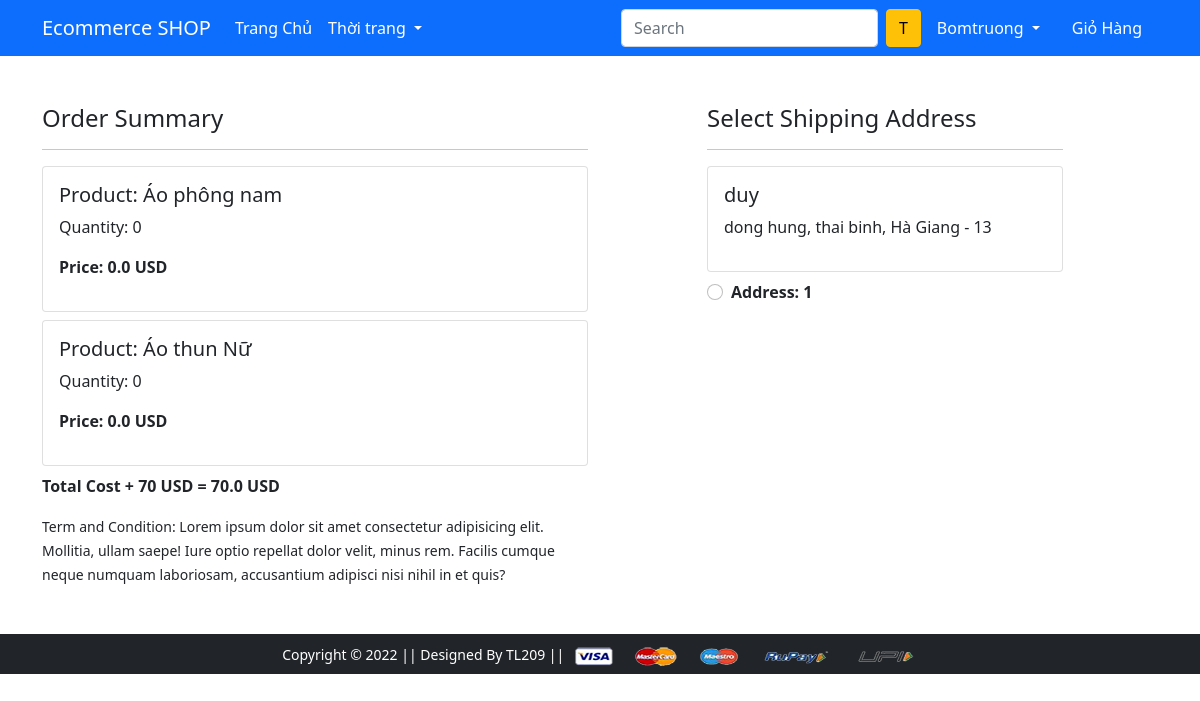
Screenshot of /checkout/ (signed in) with the database file from the repository.
### app/models.py (models this page shows, shortened)
class Cart(models.Model):
    user = models.ForeignKey(User, on_delete=models.CASCADE)
    product = models.ForeignKey(Product, on_delete=models.CASCADE)
    quantity = models.PositiveBigIntegerField(default=1)
    @property
    def total_cost(self):
        return self.quantity * self.product.discounted_price

class Product(models.Model):
    title = models.CharField(max_length=100)
    selling_price = models.FloatField()
    discounted_price = models.FloatField()
    description = models.TextField()
    brand = models.CharField(max_length=100)
    category = models.CharField(choices=CATEGORY_CHOICES, max_length=2)
    product_image = models.ImageField(upload_to='productimg')

class Customer(models.Model):
    user = models.ForeignKey(User, on_delete=models.CASCADE)
    name = models.CharField(max_length=200)
    locality = models.CharField(max_length=200)
    city = models.CharField(max_length=200)
    zipcode = models.IntegerField()
    state = models.CharField(choices=STATE_CHOICES, max_length=100 )

### app/views.py (the view)
# urls.py: path('checkout/', views.checkout, name='checkout'),
@login_required
def checkout(request):
    user = request.user
    add = Customer.objects.filter(user=user)
    cart_items = Cart.objects.filter(user=user)
    amount = 0.0
    shipping_amount = 70.0
    cart_product = [p for p in Cart.objects.all() if p.user == request.user]
    if cart_product:
        for p  in cart_product:
            tempamount = (p.quantity * p.product.discounted_price)
            amount += tempamount
        totalamount = amount + shipping_amount
    return render(request, 'app/checkout.html', {'add':add, 'totalamount': totalamount, 'cart_items': cart_items})

### app/templates/app/checkout.html (shortened to what this page needs)
{% extends 'app/base.html' %}
{% load static %}
{% block main-content %}
<div class="container">
 <div class="row mt-5">
  <div class="col-sm-6">
    <h4>Order Summary</h4>
    <hr>
    {% for item in cart_items %}
      <div class="card mb-2">
        <div class="card-body">
          <h5>Product: {{item.product.title}}</h5>
          <p>Quantity: {{item.quantity}}</p>
          <p class="fw-bold">Price: {{item.total_cost}} USD</p>
        </div>
      </div>
      {% endfor %}
      <p class="fw-bold">Total Cost + 70 USD = {{totalamount}} USD</p>
    <small>Term and Condition: Lorem ipsum dolor sit amet consectetur adipisicing elit. Mollitia, ullam saepe! Iure optio repellat dolor velit, minus rem. Facilis cumque neque numquam laboriosam, accusantium adipisci nisi nihil in et quis?</small>
  </div>
  <div class="col-sm-4 offset-sm-1">
    <h4>Select Shipping Address</h4>
    <hr>
    <form action="/paymentdone" id="myform">
      {% for ad in add %}
      <div class="card">
        <div class="card-body">
        <h5>{{ad.name}}</h5>
        <p>{{ad.locality}}, {{ad.city}}, {{ad.state}} - {{ad.zipcode}}</p>
        </div>
      </div>
        <div class="form-check mt-2 mb-5">
          <input class="form-check-input" type="radio" name="custid" id="custadd{{forloop.counter}}" value="{{ad.id}}">
          <label class="form-check-label fw-bold" for="">
            Address: {{forloop.counter}} </label>
        </div>
        {% endfor %}
      </form>
    </div>
  </div>
</div>
{% endblock main-content %}

### app/templates/app/base.html (shortened to what this page needs)
<!doctype html>
{% load static %}
<html lang="en">
  <head>
    <link href="https://cdn.jsdelivr.net/npm/bootstrap@5.0.0-beta1/dist/css/bootstrap.min.css" rel="stylesheet">
    <link rel="stylesheet" href="{% static 'app/css/owl.carousel.min.css' %}">
    <link rel="stylesheet" href="{% static 'app/css/all.min.css' %}">
    <link rel="stylesheet" href="{% static 'app/css/style.css' %}">
  </head>
  <body>
    <nav class="navbar navbar-expand-lg navbar-dark bg-primary">
     <div class="container">
       <a class="navbar-brand" href="/">Ecommerce SHOP</a>
       <div class="collapse navbar-collapse" id="navbarSupportedContent">
         <ul class="navbar-nav me-auto mb-2 mb-lg-0">
           <li class="nav-item">
             <a class="nav-link active" aria-current="page" href="/">Trang Chủ</a>
           </li>
           <li class="nav-item dropdown">
             <a class="nav-link dropdown-toggle text-white" href="#" id="fashionDropdown" role="button" data-bs-toggle="dropdown" aria-expanded="false">
               Thời trang
             </a>
           </li>
         </ul>
         <form class="d-flex">
           <input class="form-control me-2" type="search" placeholder="Search" aria-label="Search">
           <button class="btn btn-warning" type="submit">T</button>
         </form>
         <div>
          <ul class="navbar-nav me-auto mb-2 mb-lg-0">
            {% if request.user.is_authenticated %}
           <li class="nav-item dropdown mx-2">
              <a class="nav-link dropdown-toggle text-white" href="#" id="profileDropdown" role="button" data-bs-toggle="dropdown" aria-expanded="false">
                {{request.user.username|capfirst}}
              </a>
            </li>
            <li class="nav-item mx-2">
             <a href="{% url 'showcart' %}" class="nav-link text-white"> Giỏ Hàng </a>
            </li>
            {% endif %}
          </ul>
         </div>
       </div>
     </div>
    </nav>
    {% block main-content %} {% endblock main-content %}
    <footer class="container-fluid bg-dark text-center p-2 mt-5">
        <small class="text-white">Copyright &copy; 2022 || Designed By TL209 || </small>
        <img src="{% static 'app/images/payment.png' %}" alt="" srcset="" class="img-fluid" height="2px">
    </footer>
  </body>
</html>

### rows the page displays
Cart: product "Áo phông nam", quantity "0", total_cost "0.0"
Cart: product "Áo thun Nữ", quantity "0", total_cost "0.0"
Customer: name "duy", locality "dong hung", city "thai binh", state "Hà Giang", zipcode "13"

### other values shown
{{ request.user.username|capfirst }} "Bomtruong"
{{ totalamount }} "70.0"
